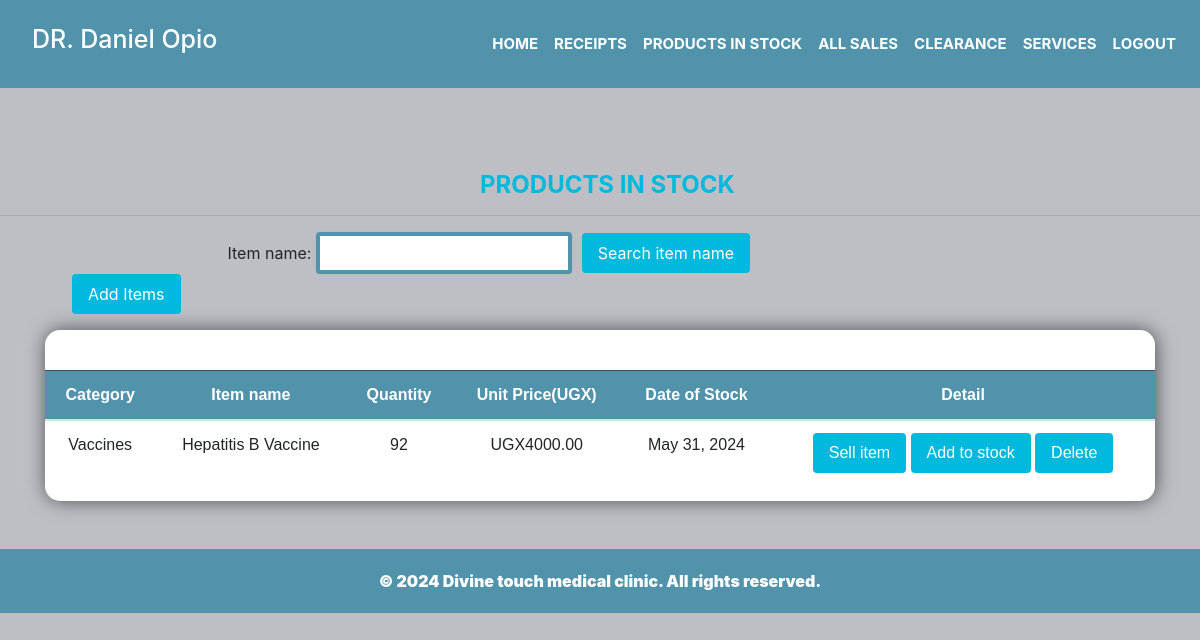
The app's page /item/ (signed in), older data.
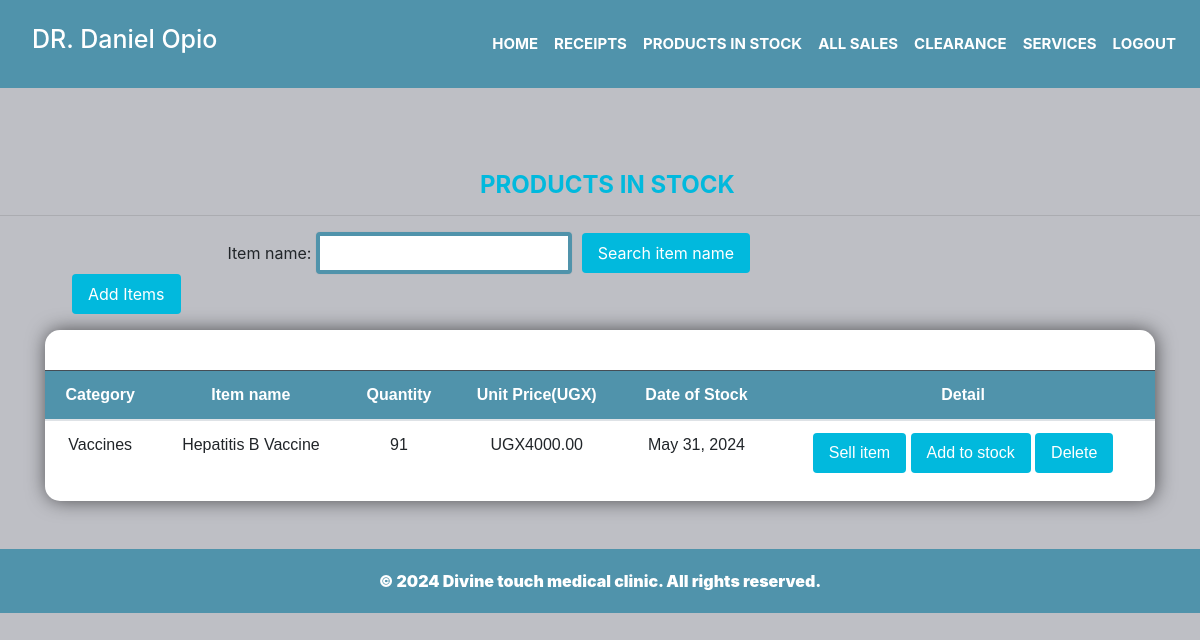
The same page, newer data.
### pharmacyapp/models.py (models this page shows, shortened)
class Divine(models.Model):
    Category_item = models.ForeignKey(Category, on_delete=models.CASCADE)
    item_name = models.CharField(max_length=200, null=True, blank=True)
    quantity = models.IntegerField(default=0)
    unit_price = models.DecimalField(max_digits=10, decimal_places=2, default=0, null=True, blank=True)
    received_quantity = models.IntegerField(default=0, null=True, blank=True)
    issued_quantity = models.IntegerField(default=0, null=True, blank=True)
    date_of_stock = models.DateField(default=timezone.now, null=True, blank=True)

class Category(models.Model):
    name = models.CharField(max_length=200)
    def __str__(self):
        return self.name

### pharmacyapp/views.py (the view)
# urls.py: path('item/', views.item, name='item'),
@login_required
def item(request):
    item=Divine.objects.all().order_by('id')
    items=DivineFilter(request.GET,queryset=item)
    item=items.qs
    return render(request,'pharmacyapp/item.html',{'items':items,'item':item})

### pharmacyapp/templates/pharmacyapp/item.html (shortened to what this page needs)
{% extends 'pharmacyapp/base.html' %}
{% load static %}
{% block content %}
        <h4 >PRODUCTS  IN  STOCK</h4><hr>
        <div class="search">
        <form action="" method="GET"style="">
            {{items.form}}<br>
            <input type="submit" value="Search item name" class="btn btn-primary" style="width:170px,border-"/>
            </form>
        </div>
         <div class="container">
         <div class="button-container mb-3"style="margin-left:27px;" >
            <a href="/itemadd" class="btn btn-primary">Add Items</a>
        </div>
        <div class="table-container">
<table  id= "dataTable" class="table table-stripped table-hover" style="margin-top: 40px;">
    <thead class="table-dark" style="text-align:center; background-color: #5093ab;">
        <tr>
            <th scope="col" class="project-h1" style="text-align:center;">Category</th>
            <th scope="col" class="project-h1" style="text-align:center;">Item name</th>
            <th scope="col" class="project-h1" style="text-align:center;">Quantity</th>
            <th scope="col" class="project-h1" style="text-align:center;">Unit Price(UGX)</th>
            <th scope="col" class="project-h1" style="text-align:center;">Date of Stock</th>
            <th scope="col" class="project-h1" >Detail</th>
        </tr>
    </thead>
    {% for product  in  item %}
    <tbody>
        <tr style="font-family: sans-serif; text-align:center;" >
            <td>{{product.Category_item }}</td>
            <td>{{product.item_name}}</td>
             <td>{{product.quantity}}</td>
             <td>UGX{{product.unit_price}}</td>
             <td> {{product.date_of_stock}}</td>
            <td>
                <a href="{% url 'issue_item' pk=product.id %}" class="btn btn-primary">Sell item</a>
                <a href="{% url 'add_to_stock' pk=product.id %}" class="btn btn-primary">Add to stock</a>
                <form action="{% url 'itemdelete' pk=product.id %}" method="post" style="display: inline;">
                    <button type="submit" class="btn btn-danger">Delete</button>
                </form>
            </td>
        </tr>
    </tbody>
    {% endfor %}
</table>
</div>
</div>
{% endblock %}

Row changes from the older to the newer data that the page shows:
changed Divine "Hepatitis B Vaccine": quantity "92" → "91"
